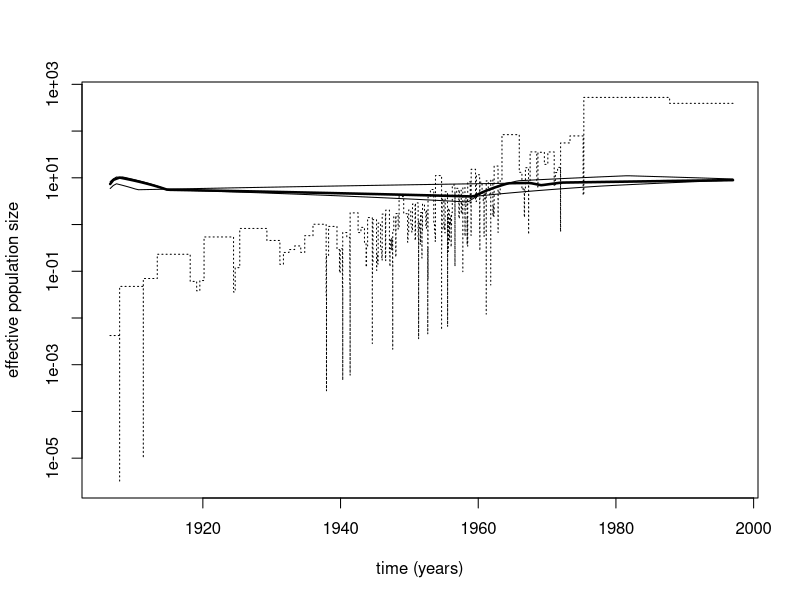

Recreate this plot in R.
library(ape)


### Name: mcmc.popsize
### Title: Reversible Jump MCMC to Infer Demographic History
### Aliases: mcmc.popsize extract.popsize plot.popsize lines.popsize
### Keywords: manip

### ** Examples

# get tree
data("hivtree.newick") # example tree in NH format
tree.hiv <- read.tree(text = hivtree.newick) # load tree

# run mcmc chain
mcmc.out <- mcmc.popsize(tree.hiv, nstep=100, thinning=1, burn.in=0,progress.bar=FALSE) # toy run
#mcmc.out <- mcmc.popsize(tree.hiv, nstep=10000, thinning=5, burn.in=500) # remove comments!!

# make list of population size versus time
popsize  <- extract.popsize(mcmc.out)

# plot and compare with skyline plot
sk <- skyline(tree.hiv)
plot(sk, lwd=1, lty=3, show.years=TRUE, subst.rate=0.0023, present.year = 1997)
lines(popsize, show.years=TRUE, subst.rate=0.0023, present.year = 1997)
